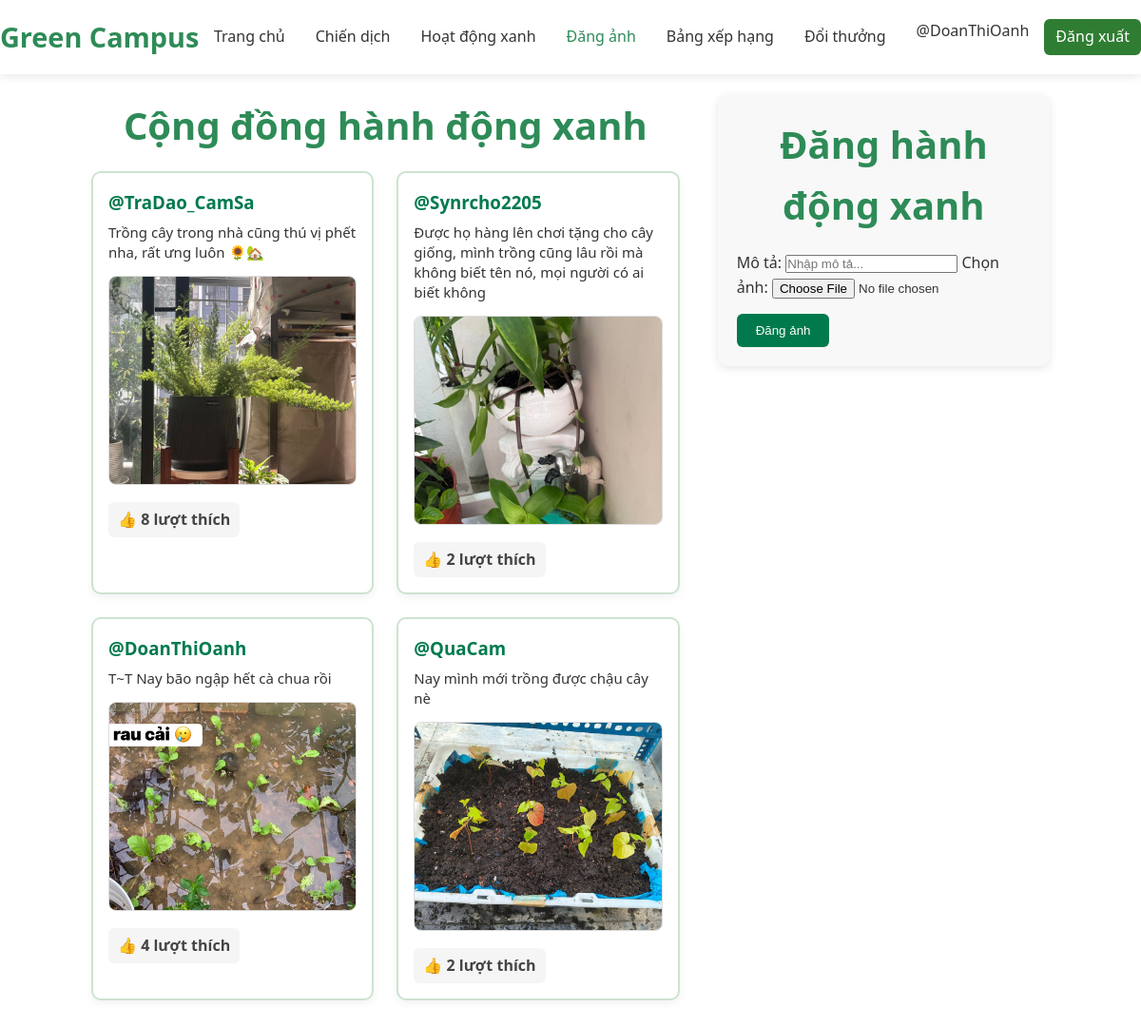
Page /upload (signed in) on the committed database.
### tables this page shows
CREATE TABLE images (
            id INTEGER PRIMARY KEY AUTOINCREMENT,
            user_id INTEGER,
            image_path TEXT,
            caption TEXT,
            likes INTEGER DEFAULT 0,
            created_at TIMESTAMP DEFAULT CURRENT_TIMESTAMP,
            FOREIGN KEY(user_id) REFERENCES users(id)
        );

CREATE TABLE users (
            id INTEGER PRIMARY KEY AUTOINCREMENT,
            username TEXT UNIQUE NOT NULL,
            password TEXT NOT NULL,
            email TEXT UNIQUE NOT NULL,
            student_id TEXT,
            address TEXT,
            phone TEXT,
            created_at TIMESTAMP DEFAULT CURRENT_TIMESTAMP
        );

### app.py (the view, shortened to what this page needs)
@app.route("/upload", methods=["GET", "POST"])
def upload():
    if "user_id" not in session:
        flash("⚠️ Bạn cần đăng nhập để đăng ảnh.")
        return redirect(url_for("login"))
    with get_db() as conn:
        rows = conn.execute("""
            SELECT images.*, users.username
            FROM images
            JOIN users ON images.user_id = users.id
            ORDER BY images.created_at DESC
        """).fetchall()
    return render_template("upload.html", images=rows, username=session.get("username"))

### app.py (called while the page is built)
def get_db():
    conn = sqlite3.connect(str(DATABASE))
    conn.row_factory = sqlite3.Row
    return conn

### templates/upload.html (shortened to what this page needs)
<!DOCTYPE html>
<html lang="vi">
<head>
  <link rel="stylesheet" href="{{ url_for('static', filename='style.css') }}">
</head>
<body>
 <header>
  <nav class="navbar">
    <div class="nav-container">
      <div class="logo">Green Campus</div>
      <div class="nav-menu">
        <a href="{{ url_for('index') }}" class="nav-link">Trang chủ</a>
        <a href="#campaigns" class="nav-link">Chiến dịch</a>
        <a href="#activities" class="nav-link">Hoạt động xanh</a>
        <a href="{{ url_for('upload') }}" class="nav-link active">Đăng ảnh</a>
        <a href="#ranking" class="nav-link">Bảng xếp hạng</a>
        <a href="#rewards" class="nav-link">Đổi thưởng</a>
        <div class="auth-buttons">
          {% if username %}
              <span class="user-info">@{{ username }}</span>
              <a href="{{ url_for('logout') }}" class="logout-link">Đăng xuất</a>
          {% else %}
              <button onclick="window.location.href='{{ url_for('login') }}'" class="login-btn">Đăng nhập</button>
              <button onclick="window.location.href='{{ url_for('register') }}'" class="register-btn">Đăng ký</button>
          {% endif %}
        </div>
      </div>
    </div>
  </nav>
</header>
  <section class="upload-page">
    <div class="posts-section">
      <h2>Cộng đồng hành động xanh</h2>
      <div class="post-list">
        {% for img in images %}
          <div class="post-item">
            <h3>@{{ img.username }}</h3>
            {% if img.caption %}
              <p>{{ img.caption }}</p>
            {% endif %}
            <img src="{{ url_for('static', filename=img.image_path.split('static/')[-1]) }}" alt="Ảnh người dùng">
            <div class="likes" data-id="{{ img.id }}">
              👍 <span class="like-count">{{ img.likes }}</span> lượt thích
            </div>
          </div>
        {% endfor %}
      </div>
    </div>
    <div class="create-section">
      <h2>Đăng hành động xanh</h2>
      <form id="upload-form" method="POST" action="{{ url_for('upload') }}" enctype="multipart/form-data">
        <label for="caption">Mô tả:</label>
        <input type="text" id="caption" name="caption" placeholder="Nhập mô tả...">
        <label for="image">Chọn ảnh:</label>
        <input type="file" id="image" name="image" accept="image/*" required>
        <button type="submit" class="btn-submit">Đăng ảnh</button>
      </form>
    </div>
  </section>
</body>
</html>

### static/style.css (style rules this page uses)
:root { --primary: #2E8B57; --primary-dark: #1F6B47; --secondary: #4CAF50; --light: #E8F5E9; --dark: #1B5E20; --text: #333333; --text-light: #666666; --white: #FFFFFF; --gray: #F5F5F5; }
* { margin: 0; padding: 0; box-sizing: border-box; }
body { font-family: 'Segoe UI', Arial, sans-serif; line-height: 1.6; color: var(--text); background-color: var(--white); }
.navbar { background: var(--white); box-shadow: 0 2px 10px rgba(0,0,0,0.1); position: fixed; width: 100%; top: 0; z-index: 1000; }
.nav-container { display: flex; justify-content: space-between; align-items: center; padding: 1rem 0; }
.logo { font-size: 1.8rem; font-weight: bold; color: var(--primary); }
.nav-menu { display: flex; align-items: center; gap: 2rem; }
.nav-link { text-decoration: none; color: var(--text); font-weight: 500; transition: color 0.3s; }
.nav-link.active, .nav-link:hover { color: var(--primary); }
.auth-buttons { display: flex; gap: 1rem; }
section { padding: 5rem 0; }
h2 { text-align: center; font-size: 2.5rem; margin-bottom: 1rem; color: var(--primary); }
.upload-page { display: flex; justify-content: space-between; align-items: flex-start; padding: 100px 8%; gap: 40px; }
.posts-section { flex: 2; }
.create-section { flex: 1; background: #f8f8f8; padding: 20px; border-radius: 10px; box-shadow: 0 2px 10px rgba(0,0,0,0.1); position: sticky; top: 100px; }
.post-list { display: grid; grid-template-columns: repeat(auto-fill, minmax(280px, 1fr)); gap: 1.5rem; }
.post-item { background: #fff; padding: 1rem; border-radius: 8px; box-shadow: 0 2px 6px rgba(0,0,0,0.1); }
.post-item img { width: 100%; height: 200px; object-fit: cover; margin-top: 0.5rem; border-radius: 6px; }
.likes { margin-top: 0.5rem; font-weight: bold; color: #333; cursor: pointer; }
.btn-submit { margin-top: 15px; background: #007a4d; color: white; border: none; padding: 10px 20px; border-radius: 6px; cursor: pointer; }
.post-item { background: #ffffff; padding: 16px; border-radius: 10px; border: 2px solid #cce3d0; box-shadow: 0 4px 8px rgba(0, 0, 0, 0.05); transition: transform 0.2s ease, box-shadow 0.2s ease; }
.post-item h3 { color: #007a4d; font-weight: 700; margin-bottom: 6px; }
.post-item p { margin: 6px 0; font-size: 15px; color: #333; line-height: 1.4; }
.post-item img { width: 100%; height: 220px; object-fit: cover; margin-top: 8px; border-radius: 8px; border: 1px solid #ddd; }
.likes { margin-top: 10px; font-weight: bold; color: #444; cursor: pointer; background: #f5f5f5; border-radius: 6px; padding: 6px 10px; display: inline-block; transition: background 0.2s; }
.likes { margin-top: 10px; font-weight: bold; color: #444; cursor: pointer; background: #f5f5f5; border-radius: 6px; padding: 6px 10px; display: inline-block; transition: all 0.2s ease; }
.logout-link { background-color: #2f7d32; color: white !important; padding: 6px 12px; border-radius: 6px; text-decoration: none; transition: 0.2s; }

### rows in the picture
images: username "TraDao_CamSa", caption "Trồng cây trong nhà cũng thú vị phết nha, rất ưng luôn 🌻🏡", image_path (picture), likes "8"
images: username "Synrcho2205", caption "Được họ hàng lên chơi tặng cho cây giống, mình trồng cũng lâu rồi mà không biết tên nó, mọi người có ai biết không", image_path (picture), likes "2"
images: username "DoanThiOanh", caption "T~T Nay bão ngập hết cà chua rồi", image_path (picture), likes "4"
images: username "QuaCam", caption "Nay mình mới trồng được chậu cây nè", image_path (picture), likes "2"

### other values in the picture
{{ username }} "DoanThiOanh"
